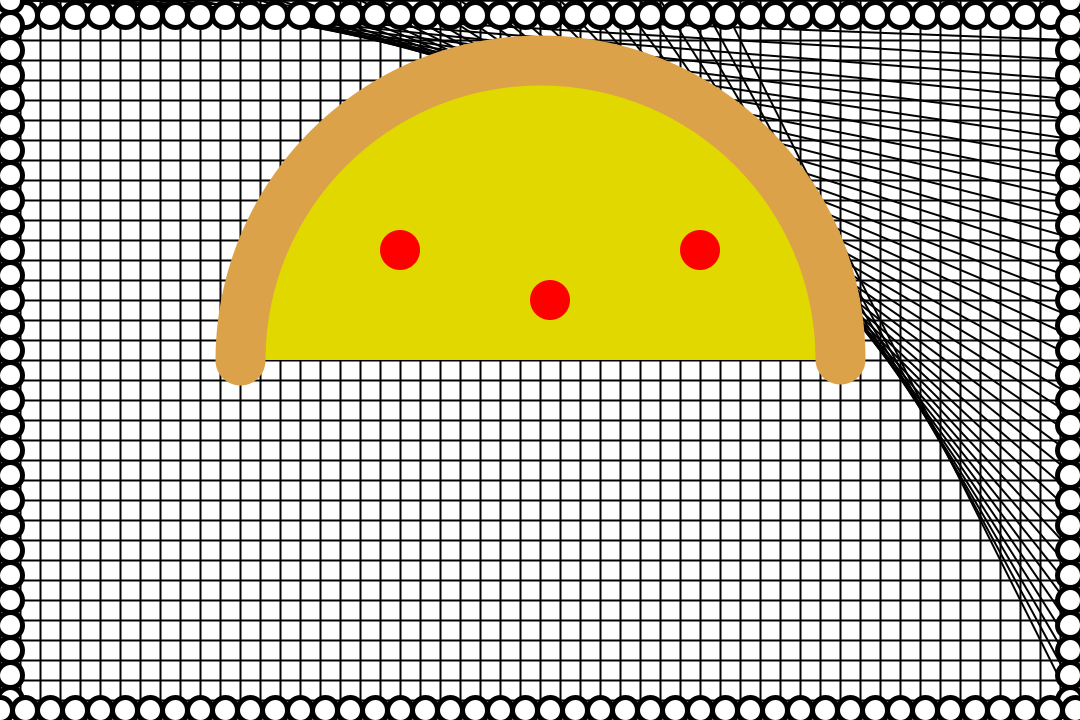
Frame 1 (no input)
Frame 60 (the mouse pressed at the canvas centre just before this capture): identical to frame 1, image omitted
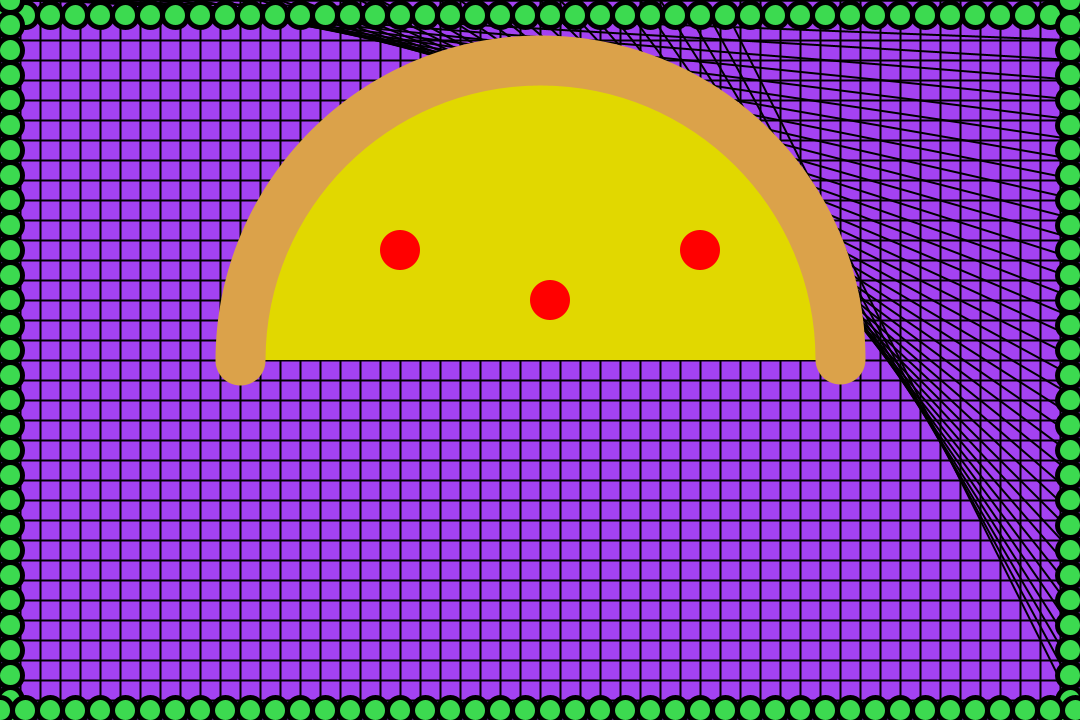
Frame 120 (the mouse held since frame 60 and released just before this capture)

The Processing sketch that drew these frames (run headless with seeded random() and noise(); from frame 60 on, the mouse is pressed at the canvas centre):

// Processing sketch: SS3_GrabASliceForLoop
// ── SS3_GrabASliceForLoop.pde
/* William Valentin, "Grab A Slice", 
Move your mouse to the right, top left and bottom left.
Press the mouse to change colors.
*/

//creating global variables
float r = 255;
float g = 255;
float b = 255;

float a = 255;
float c = 255;
float d = 255;


void setup(){
  size(1080, 720);
}

void draw(){
   background(r, g, b);
  
   stroke(0);
   strokeWeight(2);
  for (int i=0; i<=width; i+=20){
    line(i, 0, i, height);
  }
  for (int i=0; i<=height; i+=20){
    line(0, i, width, i);
  }
  for (int i=0; i<=height; i+=20){
    line(i, 0, width, i);
  }

  // This starts the ellipses
  fill(a, c, d);
  stroke(0);
  strokeWeight(5);
  for (int i=0; i<=width; i+=5){
    ellipse(0 + i * 5, 15, 25, 25);
  }
    for (int i=0; i<=width; i+=5){
    ellipse(10, 0 + i * 5, 25, 25);
  }
    for (int i=0; i<=width; i+=5){
    ellipse(1070, 0 + i * 5, 25, 25);
  }
    for (int i=0; i<=width; i+=5){
    ellipse(0 + i * 5, 710, 25, 25);
  }
  

  //This starts the pizza
  stroke(219, 162, 74);
 strokeWeight(50);
  //right side of background
   if (mouseX > width/2){
    fill(225, 216, 0);
    arc(width/2, height/2, 600, 600, HALF_PI, PI);
     noStroke();
     fill(255, 0, 0);
     ellipse(400, 500, 40, 40);
     ellipse(500, 450, 40, 40);
     ellipse(450, 400, 40, 40);
     ellipse(450, 550, 40, 40);
    
  }
  
  //left bottom side of background
  else if(mouseY > height/2){
    fill(225, 216, 0);
    arc(width/2, height/2, 600, 600, 0, HALF_PI);
     noStroke();
     fill(255, 0, 0);
     ellipse(600, 600, 40, 40);
     ellipse(700, 500, 40, 40);
     ellipse(650, 400, 40, 40);
    
  }
  else {
    //left top side of background
    fill (225, 216, 0);
    arc(width/2, height/2, 600, 600, PI, TWO_PI);
    noStroke();
    fill(255, 0, 0);
    ellipse(400, 250, 40, 40);
    ellipse(700, 250, 40, 40);
    ellipse(550, 300, 40, 40);
  }

}

//event function
void mousePressed(){
  r = random(255);
  g = random(255);
  b = random(255);
  a = random(255);
  c = random(255);
  d = random(255);
}
